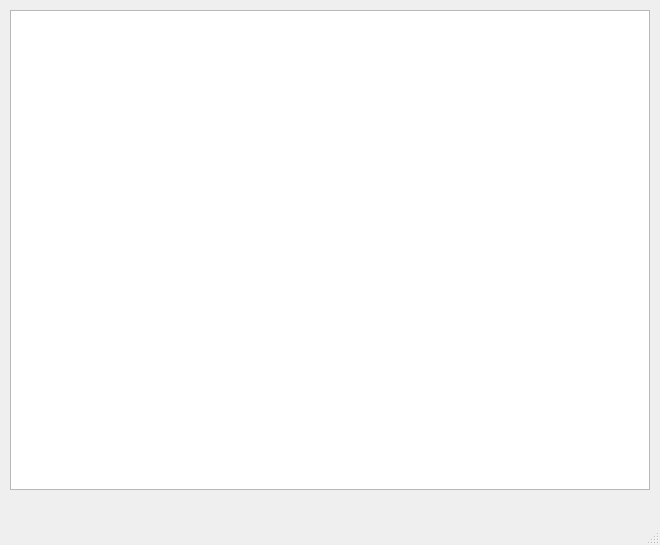
<?xml version="1.0" encoding="UTF-8"?>
<ui version="4.0">
 <class>StatsWindow</class>
 <widget class="QMainWindow" name="StatsWindow">
  <property name="geometry">
   <rect>
    <x>0</x>
    <y>0</y>
    <width>660</width>
    <height>545</height>
   </rect>
  </property>
  <property name="font">
   <font>
    <family>Consolas</family>
    <pointsize>14</pointsize>
   </font>
  </property>
  <property name="windowTitle">
   <string>Stats Output Window</string>
  </property>
  <widget class="QWidget" name="centralwidget">
   <widget class="QTextBrowser" name="statsTextBrowser">
    <property name="geometry">
     <rect>
      <x>10</x>
      <y>10</y>
      <width>640</width>
      <height>480</height>
     </rect>
    </property>
    <property name="font">
     <font>
      <family>Consolas</family>
      <pointsize>14</pointsize>
      <weight>75</weight>
      <bold>true</bold>
     </font>
    </property>
    <property name="acceptDrops">
     <bool>false</bool>
    </property>
    <property name="openExternalLinks">
     <bool>true</bool>
    </property>
   </widget>
  </widget>
  <widget class="QStatusBar" name="statusbar"/>
 </widget>
 <resources/>
 <connections/>
</ui>
